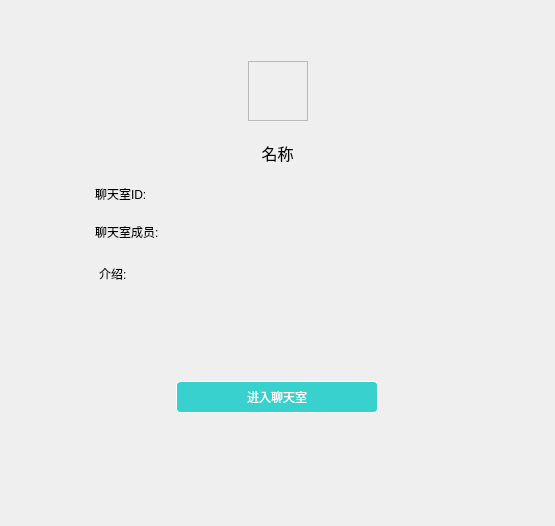
<?xml version="1.0" encoding="UTF-8"?>
<ui version="4.0">
 <class>RoomInfoPage</class>
 <widget class="QWidget" name="RoomInfoPage">
  <property name="geometry">
   <rect>
    <x>0</x>
    <y>0</y>
    <width>555</width>
    <height>526</height>
   </rect>
  </property>
  <property name="windowTitle">
   <string>RoomInfoPage</string>
  </property>
  <property name="styleSheet">
   <string notr="true">QTextEdit
{
	
	background-color: rgba(0, 0, 0, 0);

}</string>
  </property>
  <layout class="QHBoxLayout" name="horizontalLayout_3">
   <item>
    <spacer name="horizontalSpacer_5">
     <property name="orientation">
      <enum>Qt::Horizontal</enum>
     </property>
     <property name="sizeHint" stdset="0">
      <size>
       <width>120</width>
       <height>20</height>
      </size>
     </property>
    </spacer>
   </item>
   <item>
    <layout class="QVBoxLayout" name="verticalLayout">
     <property name="spacing">
      <number>20</number>
     </property>
     <property name="topMargin">
      <number>50</number>
     </property>
     <property name="bottomMargin">
      <number>50</number>
     </property>
     <item>
      <layout class="QHBoxLayout" name="horizontalLayout">
       <item>
        <spacer name="horizontalSpacer">
         <property name="orientation">
          <enum>Qt::Horizontal</enum>
         </property>
         <property name="sizeHint" stdset="0">
          <size>
           <width>40</width>
           <height>20</height>
          </size>
         </property>
        </spacer>
       </item>
       <item>
        <widget class="QLabel" name="label">
         <property name="minimumSize">
          <size>
           <width>60</width>
           <height>60</height>
          </size>
         </property>
         <property name="maximumSize">
          <size>
           <width>60</width>
           <height>60</height>
          </size>
         </property>
         <property name="frameShape">
          <enum>QFrame::StyledPanel</enum>
         </property>
         <property name="text">
          <string/>
         </property>
         <property name="pixmap">
          <pixmap resource="Resource.qrc">:/image/resource/Group.png</pixmap>
         </property>
         <property name="scaledContents">
          <bool>true</bool>
         </property>
        </widget>
       </item>
       <item>
        <spacer name="horizontalSpacer_2">
         <property name="orientation">
          <enum>Qt::Horizontal</enum>
         </property>
         <property name="sizeHint" stdset="0">
          <size>
           <width>40</width>
           <height>20</height>
          </size>
         </property>
        </spacer>
       </item>
      </layout>
     </item>
     <item>
      <widget class="QLabel" name="labelRoomName">
       <property name="font">
        <font>
         <pointsize>12</pointsize>
        </font>
       </property>
       <property name="text">
        <string>名称</string>
       </property>
       <property name="alignment">
        <set>Qt::AlignCenter</set>
       </property>
      </widget>
     </item>
     <item>
      <widget class="QLabel" name="labelRoomId">
       <property name="text">
        <string>聊天室ID:</string>
       </property>
       <property name="alignment">
        <set>Qt::AlignLeading|Qt::AlignLeft|Qt::AlignVCenter</set>
       </property>
      </widget>
     </item>
     <item>
      <widget class="QLabel" name="labelMembers">
       <property name="text">
        <string>聊天室成员:</string>
       </property>
       <property name="alignment">
        <set>Qt::AlignLeading|Qt::AlignLeft|Qt::AlignVCenter</set>
       </property>
      </widget>
     </item>
     <item>
      <widget class="QTextBrowser" name="textBrowser">
       <property name="maximumSize">
        <size>
         <width>16777215</width>
         <height>100</height>
        </size>
       </property>
       <property name="styleSheet">
        <string notr="true">border:none;
padding:0px -4px;</string>
       </property>
       <property name="verticalScrollBarPolicy">
        <enum>Qt::ScrollBarAlwaysOff</enum>
       </property>
       <property name="horizontalScrollBarPolicy">
        <enum>Qt::ScrollBarAlwaysOff</enum>
       </property>
       <property name="html">
        <string>&lt;!DOCTYPE HTML PUBLIC &quot;-//W3C//DTD HTML 4.0//EN&quot; &quot;http://www.w3.org/TR/REC-html40/strict.dtd&quot;&gt;
&lt;html&gt;&lt;head&gt;&lt;meta name=&quot;qrichtext&quot; content=&quot;1&quot; /&gt;&lt;style type=&quot;text/css&quot;&gt;
p, li { white-space: pre-wrap; }
&lt;/style&gt;&lt;/head&gt;&lt;body style=&quot; font-family:'SimSun'; font-size:9pt; font-weight:400; font-style:normal;&quot;&gt;
&lt;p style=&quot; margin-top:0px; margin-bottom:0px; margin-left:0px; margin-right:0px; -qt-block-indent:0; text-indent:0px;&quot;&gt;介绍:&lt;/p&gt;&lt;/body&gt;&lt;/html&gt;</string>
       </property>
      </widget>
     </item>
     <item>
      <layout class="QHBoxLayout" name="horizontalLayout_2">
       <item>
        <spacer name="horizontalSpacer_3">
         <property name="orientation">
          <enum>Qt::Horizontal</enum>
         </property>
         <property name="sizeHint" stdset="0">
          <size>
           <width>100</width>
           <height>20</height>
          </size>
         </property>
        </spacer>
       </item>
       <item>
        <widget class="QPushButton" name="btnJoinRoom">
         <property name="sizePolicy">
          <sizepolicy hsizetype="MinimumExpanding" vsizetype="Fixed">
           <horstretch>0</horstretch>
           <verstretch>0</verstretch>
          </sizepolicy>
         </property>
         <property name="styleSheet">
          <string notr="true">QPushButton
{
	width:200px;
	min-height:30px;
	color:rgb(255, 255, 255);
	border:1px solid white;
	border-radius:4px;
	background-color: rgb(57, 209, 206);
}

QPushButton:hover
{
	
	background-color: rgb(141, 235, 232);
}</string>
         </property>
         <property name="text">
          <string>进入聊天室</string>
         </property>
        </widget>
       </item>
       <item>
        <spacer name="horizontalSpacer_4">
         <property name="orientation">
          <enum>Qt::Horizontal</enum>
         </property>
         <property name="sizeHint" stdset="0">
          <size>
           <width>100</width>
           <height>20</height>
          </size>
         </property>
        </spacer>
       </item>
      </layout>
     </item>
     <item>
      <spacer name="verticalSpacer">
       <property name="orientation">
        <enum>Qt::Vertical</enum>
       </property>
       <property name="sizeHint" stdset="0">
        <size>
         <width>20</width>
         <height>40</height>
        </size>
       </property>
      </spacer>
     </item>
    </layout>
   </item>
   <item>
    <spacer name="horizontalSpacer_6">
     <property name="orientation">
      <enum>Qt::Horizontal</enum>
     </property>
     <property name="sizeHint" stdset="0">
      <size>
       <width>120</width>
       <height>20</height>
      </size>
     </property>
    </spacer>
   </item>
  </layout>
 </widget>
 <layoutdefault spacing="6" margin="11"/>
 <resources>
  <include location="Resource.qrc"/>
 </resources>
 <connections/>
</ui>
